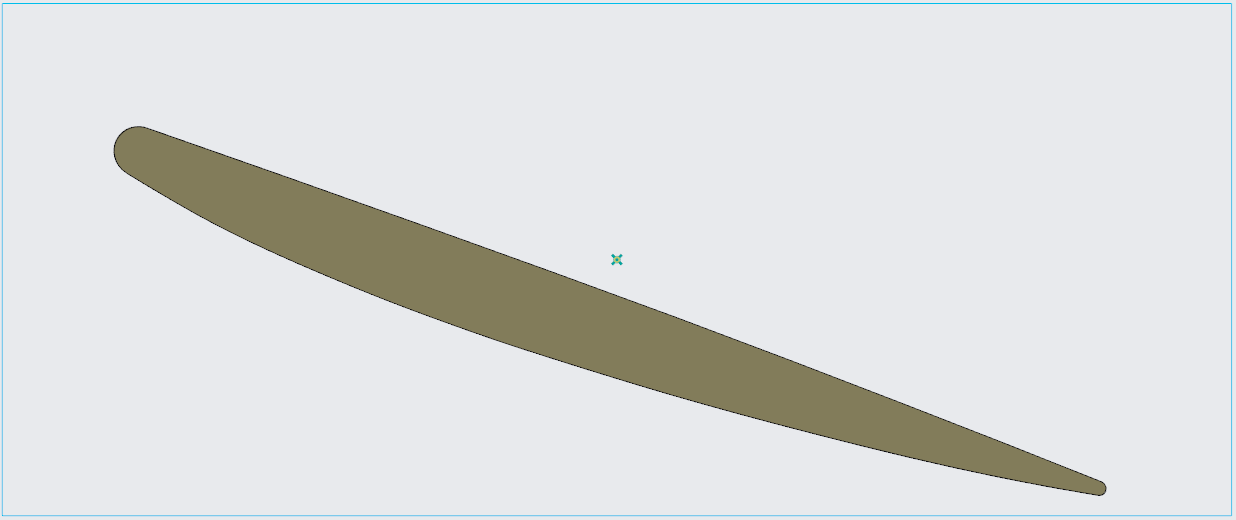
#> input picture data/Profil_0mm.png, 1236 x 520 px
$ python airfoil_analysis.py data/Profil_0mm.png --real_chord 1.0 --measured_area_mm2 1.0
#> lines starting #> are read from the running program, lines starting #| are printed output that depends on the picture; after the words box and inside, x2 and y2 are one past the last pixel; in counts of white or black regions, pixels touching at a corner belong together
#!/usr/bin/env python3
# combined_airfoil_with_camber.py
# Dieses Skript führt Bildanalyse und Matching gegen lokale .dat-Datenbank aus,
# berechnet und gibt für jeden Kandidaten neben RMSE und Fläche auch die Camber-Werte aus,
# und filtert zusätzlich nach Camber-Differenz.
# Benötigt: opencv-python, numpy, matplotlib
# Installation: pip install opencv-python numpy matplotlib

import cv2
import numpy as np
import argparse
import os
import sys

# --- Bildanalyse-Funktionen ---

def load_image(path):
    img = cv2.imread(path, cv2.IMREAD_GRAYSCALE)
    if img is None:
        print(f"Fehler: Bild '{path}' konnte nicht geladen werden.", file=sys.stderr)
        sys.exit(1)
    return img

def extract_contour(img):
    """Extrahiert die größte Kontur mittels Canny + findContours."""
    blurred = cv2.GaussianBlur(img, (5, 5), 0)
    edges  = cv2.Canny(blurred, 50, 150)
    cnts, _ = cv2.findContours(edges, cv2.RETR_EXTERNAL, cv2.CHAIN_APPROX_NONE)
    if not cnts:
        print("Keine Kontur gefunden!", file=sys.stderr)
        sys.exit(1)
    cnt = max(cnts, key=lambda c: cv2.arcLength(c, True))
    pts = cnt.squeeze()
    return pts.astype(float)

def normalize_profile(pts, real_chord_mm):
    """Dreht, verschiebt und skaliert die Kontur so, dass LE=(0,0), TE auf x-Achse, Chord=1."""
    le_idx = np.argmin(pts[:,0]); te_idx = np.argmax(pts[:,0])
    LE, TE = pts[le_idx], pts[te_idx]
    dx, dy = TE - LE
    theta = np.arctan2(dy, dx)
    R = np.array([[ np.cos(-theta), -np.sin(-theta)],
                  [ np.sin(-theta),  np.cos(-theta)]])
    pts_centered = pts - LE
    pts_rot = pts_centered.dot(R.T)
    chord_px = np.hypot(dx, dy)
    pts_norm = pts_rot / chord_px
    return pts_norm, chord_px

def compute_thickness_and_camber(pts_norm, n=300):
    """Berechnet Dicke- und Wölbungsverteilung aus normierter Kontur."""
    sorted_pts = pts_norm[np.argsort(pts_norm[:,0])]
    upper = sorted_pts[sorted_pts[:,1] >= 0]
    lower = sorted_pts[sorted_pts[:,1] <  0]
    x_lin = np.linspace(0, 1, n)
    up_y = np.interp(x_lin, upper[:,0], upper[:,1])
    lo_y = np.interp(x_lin, lower[:,0], lower[:,1])
    thickness = up_y - lo_y
    camber    = 0.5*(up_y + lo_y)
    return x_lin, thickness, camber

# --- DAT-Loading & Metriken ---

def load_dat(path):
    """Lädt ein Airfoil-DAT-File (x,y Paare) als Nx2 numpy-Array."""
    pts = []
    with open(path, 'r') as f:
        for line in f:
            parts = line.strip().split()
            if len(parts) != 2: continue
            try:
                pts.append((float(parts[0]), float(parts[1])))
            except ValueError:
                continue
    return np.array(pts)

def compute_metrics(x_lin, measured_thick, measured_camber, dat_pts, real_chord_mm):
    """
    Berechnet für ein Kandidaten-Profil:
    - rmse_thick: RMSE der Dickenverteilung
    - camber_diff: absolute Abweichung der maximalen Wölbung
    - cand_cmax: maximale Wölbung des Kandidaten
    - cand_area_mm2: Profilfläche in mm²
    """
    half = len(dat_pts) // 2
    up = dat_pts[:half]; lo = dat_pts[half:]
    up_y = np.interp(x_lin, up[:,0], up[:,1])
    lo_y = np.interp(x_lin, lo[:,0], lo[:,1])
    cand_thick  = up_y - lo_y
    cand_camber = 0.5*(up_y + lo_y)

    rmse_thick = np.sqrt(np.mean((cand_thick - measured_thick)**2))
    meas_cmax   = measured_camber.max()
    cand_cmax   = cand_camber.max()
    camber_diff = abs(cand_cmax - meas_cmax)

    area_norm    = np.trapezoid(cand_thick, x_lin)
    cand_area_mm2 = area_norm * (real_chord_mm ** 2)

    return rmse_thick, camber_diff, cand_cmax, cand_area_mm2

# --- Hauptprogramm ---

def main():
    parser = argparse.ArgumentParser(
        description="Profil-Matching mit Dicken, Fläche und Camber"
    )
    parser.add_argument('image', help='Pfad zum Graustufen-Bild')
    parser.add_argument('-c','--real_chord', type=float, required=True,
                        help='Reale Chord-Länge in mm')
    parser.add_argument('-a','--measured_area_mm2', type=float, required=True,
                        help='Gemessene Querschnittsfläche in mm²')
    parser.add_argument('-d','--db_folder', default='data/AirFoil_datenbank',
                        help='Ordner mit .dat-Profilen')
    parser.add_argument('--area_threshold', type=float, default=0.05,
                        help='Max. relative Flächenabweichung (z.B. 0.05=5%)')
    parser.add_argument('--camber_threshold', type=float, default=0.01,
                        help='Max. absolute Camber-Abweichung (z.B. 0.01=1%)')
    parser.add_argument('--top', type=int, default=5,
                        help='Anzahl der Top-Matches')
    args = parser.parse_args()

    # 1) Bildanalyse
    img = load_image(args.image)
#> in load_image, `img = cv2.imread(path, cv2.IMREAD_GRAYSCALE)`:
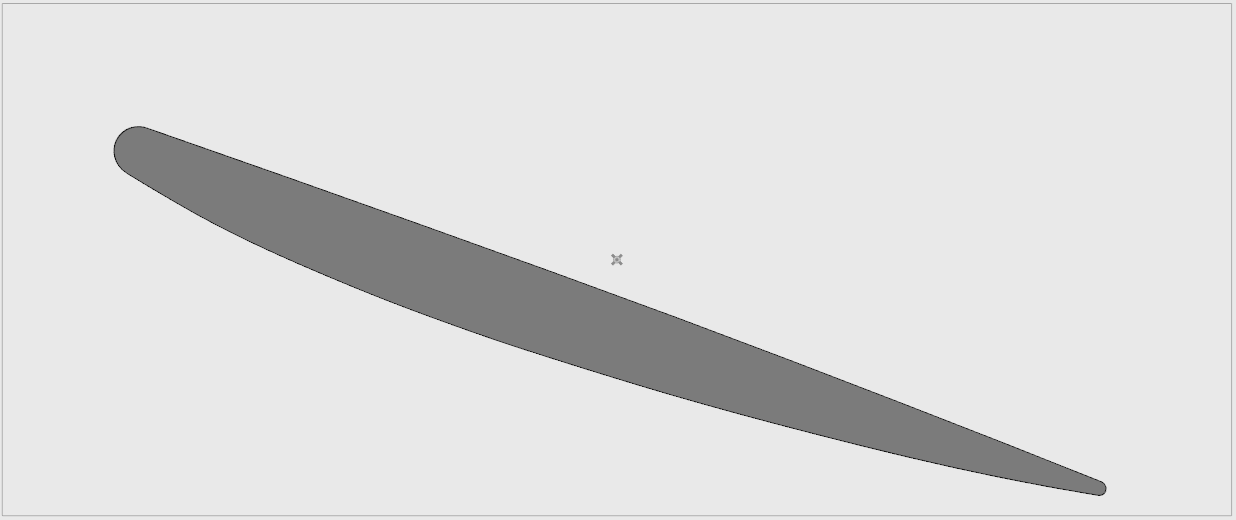
#> img: shape (520, 1236); min 21, max 233, mean 220.8
    pts = extract_contour(img)
#> in extract_contour, `edges  = cv2.Canny(blurred, 50, 150)`:
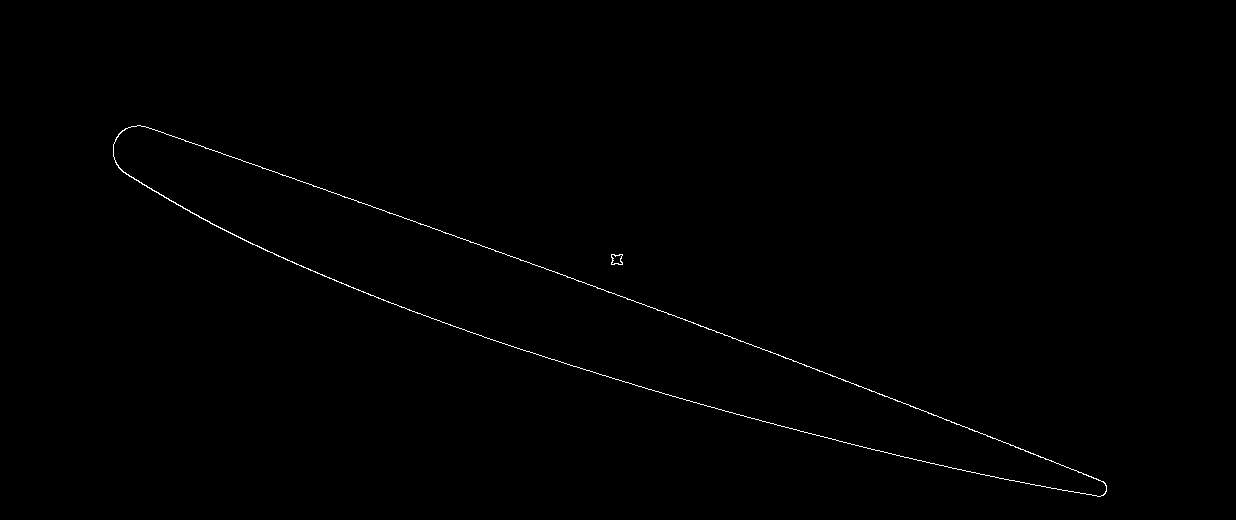
#> edges: shape (520, 1236); 0.36% white in thin lines or dots, all inside (x1, y1, x2, y2) = (113, 125, 1107, 497)
#> in extract_contour, `cnts, _ = cv2.findContours(edges, cv2.RETR_EXTERNAL, cv2.CHAIN_APPROX_..`: cnts = 2 contours; box (x1, y1, x2, y2) and area: (113, 125, 1107, 497) 68636, (611, 254, 623, 265) 91
#> in extract_contour, `cnt = max(cnts, key=lambda c: cv2.arcLength(c, True))`: cnt = contour of 2017 points, box (x1, y1, x2, y2) (113, 125, 1107, 497), area 68636
#> in extract_contour, `pts = cnt.squeeze()`: pts = 2017 pairs, first value 113 to 1106, second value 125 to 496
    pixel_chord = np.max(pts[:,0]) - np.min(pts[:,0])
#> pixel_chord = 993
    print(f"Gemessene Chord in Pixeln: {pixel_chord:.1f} px")
#| Gemessene Chord in Pixeln: 993.0 px

    pts_norm, _ = normalize_profile(pts, args.real_chord)
#> in normalize_profile, `le_idx = np.argmin(pts[:, 0])`: le_idx = 29
#> in normalize_profile, `te_idx = np.argmax(pts[:, 0])`: te_idx = 1041
#> in normalize_profile, `LE, TE = pts[le_idx], pts[te_idx]`: LE = [113, 144]; TE = [1106, 491]
#> in normalize_profile, `dx, dy = TE - LE`: dx = 993; dy = 347
#> in normalize_profile, `theta = np.arctan2(dy, dx)`: theta = 0.336
#> in normalize_profile, `R = np.array([[ np.cos(-theta), -np.sin(-theta)], [ np.sin(-theta),  n..`: R = [[0.944, 0.33], [-0.33, 0.944]]
#> in normalize_profile, `pts_centered = pts - LE`: pts_centered = 2017 pairs, first value 0 to 993, second value -19 to 352
#> in normalize_profile, `pts_rot = pts_centered.dot(R.T)`: pts_rot = 2017 pairs, first value 0 to 1051.9, second value -27.82 to 59.81
#> in normalize_profile, `chord_px = np.hypot(dx, dy)`: chord_px = 1051.9
#> in normalize_profile, `pts_norm = pts_rot / chord_px`: pts_norm = 2017 pairs, first value 0 to 1, second value -0.0265 to 0.0569
    x_lin, meas_thick, meas_camber = compute_thickness_and_camber(pts_norm)
#> in compute_thickness_and_camber, `sorted_pts = pts_norm[np.argsort(pts_norm[:,0])]`: sorted_pts has the same summary as pts_norm in normalize_profile
#> in compute_thickness_and_camber, `upper = sorted_pts[sorted_pts[:,1] >= 0]`: upper = 1012 pairs, first value 0 to 1, second value 0 to 0.0569
#> in compute_thickness_and_camber, `lower = sorted_pts[sorted_pts[:,1] <  0]`: lower = 1005 pairs, first value 0.000227 to 1, second value -0.0265 to -5.45e-17
#> in compute_thickness_and_camber, `up_y = np.interp(x_lin, upper[:,0], upper[:,1])`: up_y = 300 values, max 0.0566 at index 111, min 0 at index 0, mean 0.0412
#> in compute_thickness_and_camber, `lo_y = np.interp(x_lin, lower[:,0], lower[:,1])`: lo_y = 300 values, max -5.45e-17 at index 299, min -0.0261 at index 31, mean -0.0206
#> in compute_thickness_and_camber, `thickness = up_y - lo_y`: thickness = 300 values, max 0.0813 at index 111, min 0.00211 at index 299, mean 0.0618
#> in compute_thickness_and_camber, `camber    = 0.5*(up_y + lo_y)`: camber = 300 values, max 0.0163 at index 117, min -0.00256 at index 0, mean 0.0103
#> x_lin = 300 values from 0 to 1; meas_thick has the same summary as thickness in compute_thickness_and_camber; meas_camber has the same summary as camber in compute_thickness_and_camber
    print(f"Maximale Dicke: {meas_thick.max()*100:.2f}% bei x/c = {x_lin[np.argmax(meas_thick)]:.3f}")
#| Maximale Dicke: 8.13% bei x/c = 0.371
    print(f"Maximale Wölbung: {meas_camber.max()*100:.2f}% bei x/c = {x_lin[np.argmax(meas_camber)]:.3f}")
#| Maximale Wölbung: 1.63% bei x/c = 0.391

    meas_area_norm = np.trapezoid(meas_thick, x_lin)
#> meas_area_norm = 0.062
    meas_area_calc = meas_area_norm * (args.real_chord ** 2)
#> meas_area_calc = 0.062
    print(f"Berechnete Fläche: {meas_area_calc:.3f} mm² (Soll: {args.measured_area_mm2:.3f} mm²)")
#| Berechnete Fläche: 0.062 mm² (Soll: 1.000 mm²)

    # 2) Matching gegen Datenbank mit Camber-Filter
    results = []
#> (the run stopped early here; a loop or call above may not have finished)
